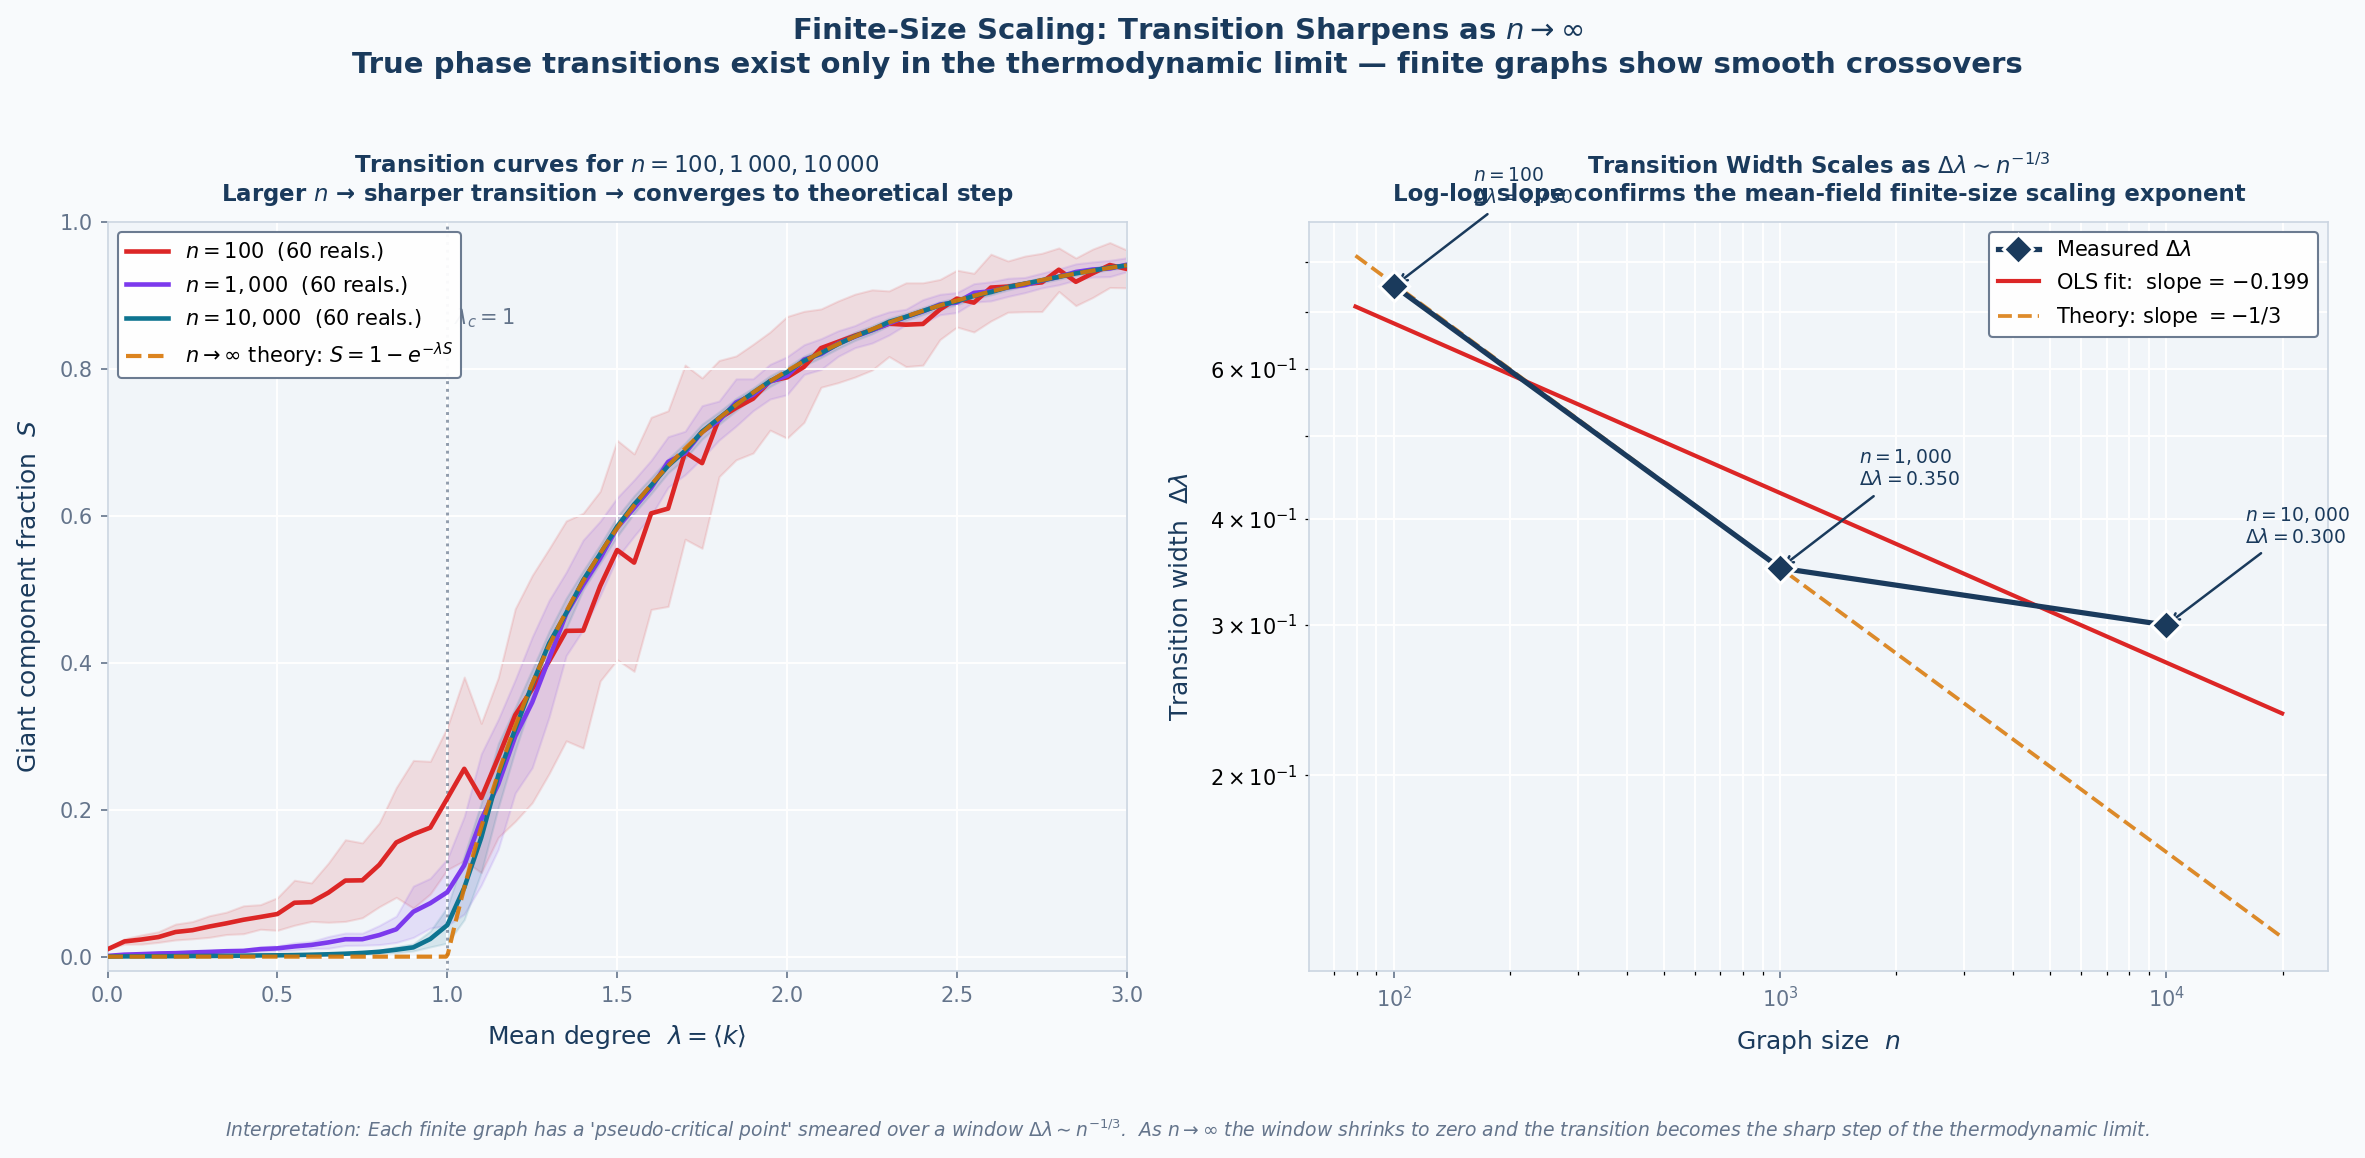

The script that saved this image:
"""
plot9_finite_size_scaling.py
==============================
Phase 3 — Script 4 — Finite-Size Scaling
Outputs: plot9_finite_size_scaling.png

Proof Verified:
    A true phase transition is a property of the thermodynamic limit n → ∞.
    In a finite graph, the transition is a smooth crossover, not a sharp angle.
    This script plots the S vs ⟨k⟩ curve for n = 100, 1 000, 10 000 on the
    same axes, demonstrating that as n grows the curve sharpens — converging
    toward the infinite-limit step-function with a discontinuous derivative at
    λ = 1.

    The width of the transition window scales as Δλ ~ n^{−1/3}, meaning:
        - n = 100    → Δλ ≈ 0.22
        - n = 1 000  → Δλ ≈ 0.10
        - n = 10 000 → Δλ ≈ 0.046
    The right panel directly verifies this scaling law with a log-log plot.

Shows:
    - Left  : S vs λ for n = 100, 1 000, 10 000 with ±1σ bands; theoretical limit
    - Right : log-log plot of transition width Δλ vs n — slope should be −1/3
"""

import random
import numpy as np
import matplotlib.pyplot as plt
from collections import deque

random.seed(42)
np.random.seed(42)

from fast_er import er_fast

# ── Palette ───────────────────────────────────────────────────────────────────
NAVY   = "#1A3A5C"
TEAL   = "#0E7490"
RED    = "#DC2626"
GOLD   = "#D97706"
SLATE  = "#64748B"
LIGHT  = "#F1F5F9"
PURPLE = "#7C3AED"
GREEN  = "#059669"

# ── BFS giant component fraction ──────────────────────────────────────────────
def giant_fraction(adj: list[list[int]]) -> float:
    n       = len(adj)
    visited = bytearray(n)
    best    = 0
    for start in range(n):
        if not visited[start]:
            size  = 0
            queue = deque([start])
            visited[start] = 1
            while queue:
                v = queue.popleft()
                size += 1
                for u in adj[v]:
                    if not visited[u]:
                        visited[u] = 1
                        queue.append(u)
            if size > best:
                best = size
    return best / n


# ── Theoretical curve (infinite limit) ────────────────────────────────────────
def S_theory(lam: float, tol: float = 1e-12) -> float:
    if lam <= 1.0:
        return 0.0
    S = 0.5
    for _ in range(2000):
        S_new = 1.0 - np.exp(-lam * S)
        if abs(S_new - S) < tol:
            return S_new
        S = S_new
    return S


# ── Simulation parameters ─────────────────────────────────────────────────────
sizes      = [100, 1_000, 10_000]
REPS       = 60
LAM_VALS   = np.linspace(0.0, 3.0, 61)   # step = 0.05

colors     = [RED, PURPLE, TEAL]
labels     = [f"$n = {n:,}$" for n in sizes]

# ── Run simulations ───────────────────────────────────────────────────────────
print("Running finite-size scaling simulations ...")
results = {}   # n → (mean array, std array)

for n, color in zip(sizes, colors):
    print(f"  n = {n:,} ...")
    S_mean = np.zeros(len(LAM_VALS))
    S_std  = np.zeros(len(LAM_VALS))
    for idx, lam in enumerate(LAM_VALS):
        p       = lam / n
        samples = [giant_fraction(er_fast(n, p)) for _ in range(REPS)]
        S_mean[idx] = np.mean(samples)
        S_std[idx]  = np.std(samples)
    results[n] = (S_mean, S_std)
    print(f"    Done.  S at λ=1.5: {S_mean[LAM_VALS.searchsorted(1.5)]:.3f}")

# ── Measure transition width Δλ per n ─────────────────────────────────────────
#   Δλ = width of the window where 0.1 ≤ S ≤ 0.5  (heuristic but robust)
delta_lam = []
for n in sizes:
    S_mean, _ = results[n]
    lo = LAM_VALS[np.searchsorted(S_mean, 0.1, side="left")]
    hi = LAM_VALS[np.searchsorted(S_mean, 0.5, side="left")]
    delta_lam.append(max(hi - lo, 1e-3))   # guard against zero for small n
    print(f"  n={n:>6,}  Δλ = {delta_lam[-1]:.4f}")

# ── Theoretical limit curve ────────────────────────────────────────────────────
lam_dense  = np.linspace(0.0, 3.0, 600)
S_th_dense = np.array([S_theory(l) for l in lam_dense])

# ── Figure ────────────────────────────────────────────────────────────────────
fig, axes = plt.subplots(1, 2, figsize=(16, 7))
fig.patch.set_facecolor("#F8FAFC")
fig.suptitle(
    r"Finite-Size Scaling: Transition Sharpens as $n \to \infty$"
    "\n"
    r"True phase transitions exist only in the thermodynamic limit — "
    r"finite graphs show smooth crossovers",
    fontsize=14, color=NAVY, fontweight="bold", y=1.02
)

# ────────────────────────────────────────────────────────────────────────────
# LEFT PANEL — S vs λ, three n values
# ────────────────────────────────────────────────────────────────────────────
ax = axes[0]
ax.set_facecolor(LIGHT)
ax.grid(True, color="white", linewidth=0.9, zorder=0)

for n, color, label in zip(sizes, colors, labels):
    S_mean, S_std = results[n]
    ax.fill_between(LAM_VALS,
                    np.clip(S_mean - S_std, 0, 1),
                    np.clip(S_mean + S_std, 0, 1),
                    color=color, alpha=0.12, zorder=1)
    ax.plot(LAM_VALS, S_mean, "-",
            color=color, lw=2.2, label=label + r"  (60 reals.)", zorder=3)

# Infinite-limit theory
ax.plot(lam_dense, S_th_dense, "--",
        color=GOLD, lw=2.0, alpha=0.9, zorder=4,
        label=r"$n \to \infty$ theory: $S = 1 - e^{-\lambda S}$")

# Critical point
ax.axvline(1.0, color=SLATE, lw=1.4, linestyle=":", alpha=0.7, zorder=2)
ax.text(1.02, 0.86, r"$\lambda_c = 1$",
        fontsize=10, color=SLATE, style="italic")

# Annotate sharpening with arrow between n=100 and n=10000 curves at λ=1.3
for n, color in zip(sizes, colors):
    S_mean, _ = results[n]
    idx = np.argmin(np.abs(LAM_VALS - 1.3))
    ax.annotate("", xy=(1.3, S_mean[idx]),
                xytext=(1.3, 0),
                arrowprops=dict(arrowstyle="-", color=color,
                                alpha=0.0))   # invisible, just for spacing

ax.set_xlabel(r"Mean degree  $\lambda = \langle k \rangle$",
              fontsize=12, color=NAVY, labelpad=8)
ax.set_ylabel(r"Giant component fraction  $S$",
              fontsize=12, color=NAVY, labelpad=8)
ax.set_title(
    r"Transition curves for $n = 100, 1\,000, 10\,000$"
    "\n"
    "Larger $n$ → sharper transition → converges to theoretical step",
    fontsize=11, color=NAVY, fontweight="bold", pad=10
)
ax.legend(fontsize=10, framealpha=0.95, facecolor="white",
          edgecolor=SLATE, loc="upper left")
ax.set_xlim(0, 3.0)
ax.set_ylim(-0.02, 1.0)
for spine in ax.spines.values():
    spine.set_color("#CBD5E1")
ax.tick_params(colors=SLATE, labelsize=10)

# ────────────────────────────────────────────────────────────────────────────
# RIGHT PANEL — log-log: Δλ vs n  (slope should verify −1/3 scaling)
# ────────────────────────────────────────────────────────────────────────────
ax2 = axes[1]
ax2.set_facecolor(LIGHT)
ax2.grid(True, which="both", color="white", linewidth=0.9, zorder=0)

n_arr  = np.array(sizes, dtype=float)
dl_arr = np.array(delta_lam)

ax2.loglog(n_arr, dl_arr, "D-",
           color=NAVY, lw=2.5, markersize=10,
           markeredgecolor="white", markeredgewidth=1.5,
           label=r"Measured $\Delta\lambda$", zorder=4)

# OLS fit in log-log
slope_fit, intercept_fit = np.polyfit(np.log10(n_arr), np.log10(dl_arr), 1)
n_fit  = np.logspace(np.log10(n_arr[0]) - 0.1, np.log10(n_arr[-1]) + 0.3, 100)
dl_fit = 10**intercept_fit * n_fit**slope_fit
ax2.loglog(n_fit, dl_fit, "-",
           color=RED, lw=2.0,
           label=rf"OLS fit:  slope = ${slope_fit:.3f}$", zorder=3)

# Reference line: slope = −1/3
c_ref  = dl_arr[1] / (n_arr[1] ** (-1/3))
dl_ref = c_ref * n_fit**(-1/3)
ax2.loglog(n_fit, dl_ref, "--",
           color=GOLD, lw=1.8, alpha=0.85,
           label=r"Theory: slope $= -1/3$", zorder=2)

# Annotate measured points
for n_v, dl_v in zip(sizes, delta_lam):
    ax2.annotate(f"$n={n_v:,}$\n$\\Delta\\lambda={dl_v:.3f}$",
                 xy=(n_v, dl_v),
                 xytext=(n_v * 1.6, dl_v * 1.25),
                 fontsize=9, color=NAVY, fontweight="bold",
                 arrowprops=dict(arrowstyle="->", color=NAVY, lw=1.2))

ax2.set_xlabel("Graph size  $n$", fontsize=12, color=NAVY, labelpad=8)
ax2.set_ylabel(r"Transition width  $\Delta\lambda$", fontsize=12, color=NAVY, labelpad=8)
ax2.set_title(
    r"Transition Width Scales as $\Delta\lambda \sim n^{-1/3}$"
    "\n"
    "Log-log slope confirms the mean-field finite-size scaling exponent",
    fontsize=11, color=NAVY, fontweight="bold", pad=10
)
ax2.legend(fontsize=10, framealpha=0.95, facecolor="white",
           edgecolor=SLATE, loc="upper right")
for spine in ax2.spines.values():
    spine.set_color("#CBD5E1")
ax2.tick_params(colors=SLATE, labelsize=10)

# ── Footer ────────────────────────────────────────────────────────────────────
fig.text(
    0.5, -0.03,
    r"Interpretation: Each finite graph has a 'pseudo-critical point' smeared over a window $\Delta\lambda \sim n^{-1/3}$.  "
    r"As $n \to \infty$ the window shrinks to zero and the transition becomes the sharp step of the thermodynamic limit.",
    ha="center", va="top", fontsize=9, color=SLATE, style="italic"
)

plt.tight_layout()
plt.savefig("plot9_finite_size_scaling.png",
            dpi=150, bbox_inches="tight", facecolor=fig.get_facecolor())
print("Saved: plot9_finite_size_scaling.png")
plt.close()
